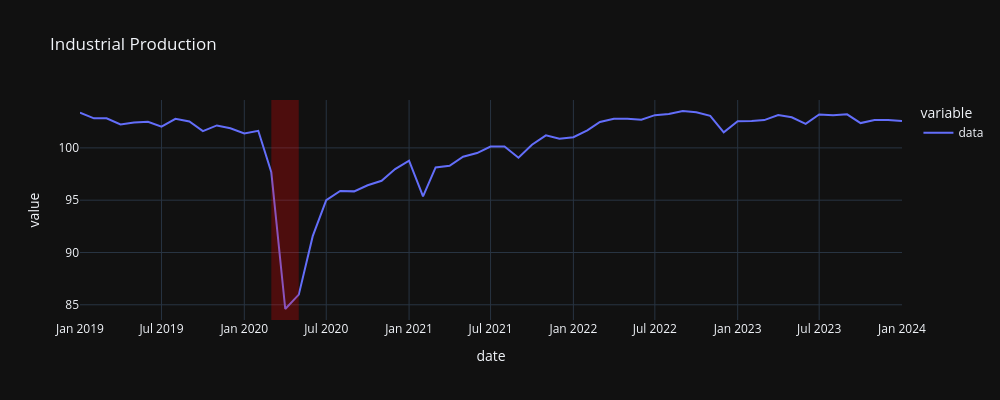

The code cell stored with this chart in its notebook:
### Code cell
"""
Reduced Industrial Production: A decrease in the production of goods and services
by industries is a clear sign of economic contraction.
This can be measured by the Industrial Production Index.
"""

plot_data("INDPRO", "Industrial Production", years=5)

### Figure 1 — Plotly figure (JSON) as saved in the notebook; plotly's stock layout.template omitted (floating-point values rounded to 4 significant figures)
{"data": [{"hovertemplate": "variable=data<br>date=%{x|%B %d, %Y}<br>value=%{y}<extra></extra>", "legendgroup": "data", "line": {"color": "#636efa", "dash": "solid"}, "marker": {"symbol": "circle"}, "mode": "lines", "name": "data", "orientation": "v", "showlegend": true, "type": "scatter", "x": ["2019-01-01T00:00:00", "2019-02-01T00:00:00", "2019-03-01T00:00:00", "2019-04-01T00:00:00", "2019-05-01T00:00:00", "2019-06-01T00:00:00", "2019-07-01T00:00:00", "2019-08-01T00:00:00", "2019-09-01T00:00:00", "2019-10-01T00:00:00", "2019-11-01T00:00:00", "2019-12-01T00:00:00", "2020-01-01T00:00:00", "2020-02-01T00:00:00", "2020-03-01T00:00:00", "2020-04-01T00:00:00", "2020-05-01T00:00:00", "2020-06-01T00:00:00", "2020-07-01T00:00:00", "2020-08-01T00:00:00", "2020-09-01T00:00:00", "2020-10-01T00:00:00", "2020-11-01T00:00:00", "2020-12-01T00:00:00", "2021-01-01T00:00:00", "2021-02-01T00:00:00", "2021-03-01T00:00:00", "2021-04-01T00:00:00", "2021-05-01T00:00:00", "2021-06-01T00:00:00", "2021-07-01T00:00:00", "2021-08-01T00:00:00", "2021-09-01T00:00:00", "2021-10-01T00:00:00", "2021-11-01T00:00:00", "2021-12-01T00:00:00", "2022-01-01T00:00:00", "2022-02-01T00:00:00", "2022-03-01T00:00:00", "2022-04-01T00:00:00", "2022-05-01T00:00:00", "2022-06-01T00:00:00", "2022-07-01T00:00:00", "2022-08-01T00:00:00", "2022-09-01T00:00:00", "2022-10-01T00:00:00", "2022-11-01T00:00:00", "2022-12-01T00:00:00", "2023-01-01T00:00:00", "2023-02-01T00:00:00", "2023-03-01T00:00:00", "2023-04-01T00:00:00", "2023-05-01T00:00:00", "2023-06-01T00:00:00", "2023-07-01T00:00:00", "2023-08-01T00:00:00", "2023-09-01T00:00:00", "2023-10-01T00:00:00", "2023-11-01T00:00:00", "2023-12-01T00:00:00", "2024-01-01T00:00:00"], "xaxis": "x", "y": [103.4, 102.8, 102.8, 102.2, 102.4, 102.5, 102.0, 102.8, 102.5, 101.6, 102.1, 101.9, 101.4, 101.6, 97.67, 84.6, 85.97, 91.56, 95.01, 95.89, 95.84, 96.43, 96.86, 97.98, 98.78, 95.37, 98.14, 98.29, 99.15, 99.51, 100.1, 100.1, 99.06, 100.3, 101.2, 100.9, 101.0, 101.7, 102.5, 102.8, 102.8, 102.7, 103.1, 103.2, 103.5, 103.4, 103.1, 101.5, 102.5, 102.6, 102.7, 103.2, 102.9, 102.3, 103.2, 103.1, 103.2, 102.4, 102.7, 102.7, 102.6], "yaxis": "y"}], "layout": {"height": 400, "legend": {"title": {"text": "variable"}, "tracegroupgap": 0}, "shapes": [{"fillcolor": "red", "line": {"width": 0}, "opacity": 0.25, "type": "rect", "x0": "2020-03-01", "x1": "2020-05-01", "xref": "x", "y0": 0, "y1": 1, "yref": "y domain"}], "title": {"text": "Industrial Production"}, "width": 1000, "xaxis": {"anchor": "y", "domain": [0, 1], "title": {"text": "date"}}, "yaxis": {"anchor": "x", "domain": [0, 1], "title": {"text": "value"}}}}
